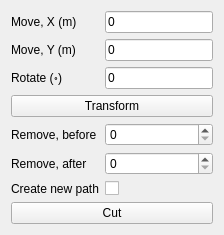
              <widget class="QWidget" name="GLactions">
               <attribute name="title">
                <string>GL actions</string>
               </attribute>
               <layout class="QVBoxLayout" name="verticalLayout">
                <item>
                 <layout class="QFormLayout" name="formLayout">
                  <item row="0" column="0">
                   <widget class="QLabel" name="moveXMLabel">
                    <property name="text">
                     <string>Move, X (m)</string>
                    </property>
                   </widget>
                  </item>
                  <item row="0" column="1">
                   <widget class="QLineEdit" name="moveXMLineEdit">
                    <property name="text">
                     <string>0</string>
                    </property>
                   </widget>
                  </item>
                  <item row="1" column="0">
                   <widget class="QLabel" name="moveYMLabel">
                    <property name="text">
                     <string>Move, Y (m)</string>
                    </property>
                   </widget>
                  </item>
                  <item row="1" column="1">
                   <widget class="QLineEdit" name="moveYMLineEdit">
                    <property name="text">
                     <string>0</string>
                    </property>
                   </widget>
                  </item>
                  <item row="2" column="0">
                   <widget class="QLabel" name="rotateLabel">
                    <property name="text">
                     <string>Rotate (॰)</string>
                    </property>
                   </widget>
                  </item>
                  <item row="2" column="1">
                   <widget class="QLineEdit" name="rotateLineEdit">
                    <property name="text">
                     <string>0</string>
                    </property>
                   </widget>
                  </item>
                  <item row="4" column="0">
                   <widget class="QLabel" name="removeBeforeLabel">
                    <property name="text">
                     <string>Remove, before</string>
                    </property>
                   </widget>
                  </item>
                  <item row="5" column="0">
                   <widget class="QLabel" name="removeAfterLabel">
                    <property name="text">
                     <string>Remove, after</string>
                    </property>
                   </widget>
                  </item>
                  <item row="3" column="0" colspan="2">
                   <widget class="QPushButton" name="buttonTransform">
                    <property name="text">
                     <string>Transform</string>
                    </property>
                   </widget>
                  </item>
                  <item row="7" column="0" colspan="2">
                   <widget class="QPushButton" name="buttonCut">
                    <property name="text">
                     <string>Cut</string>
                    </property>
                   </widget>
                  </item>
                  <item row="6" column="0">
                   <widget class="QLabel" name="createNewPathLabel">
                    <property name="text">
                     <string>Create new path</string>
                    </property>
                   </widget>
                  </item>
                  <item row="6" column="1">
                   <widget class="QCheckBox" name="createNewPathCheckBox"/>
                  </item>
                  <item row="4" column="1">
                   <widget class="QDoubleSpinBox" name="removeBeforeSpinBox">
                    <property name="decimals">
                     <number>0</number>
                    </property>
                    <property name="maximum">
                     <double>1000.000000000000000</double>
                    </property>
                   </widget>
                  </item>
                  <item row="5" column="1">
                   <widget class="QDoubleSpinBox" name="removeAfterSpinBox">
                    <property name="decimals">
                     <number>0</number>
                    </property>
                    <property name="maximum">
                     <double>1000.000000000000000</double>
                    </property>
                   </widget>
                  </item>
                 </layout>
                </item>
               </layout>
              </widget>
